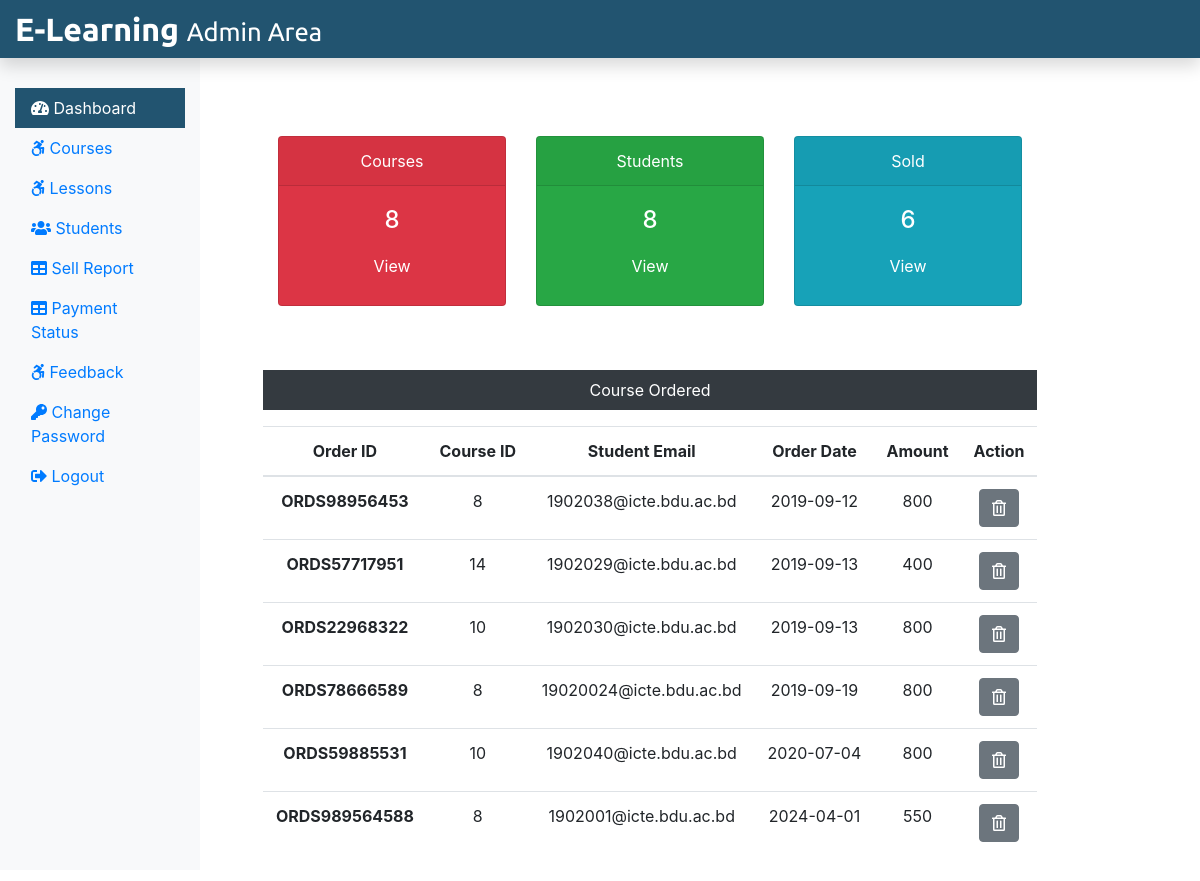
/ELearning/Admin/adminDashboard.php (signed in), run on the app's committed database.
### tables this page shows
CREATE TABLE `courseorder` (
  `co_id` int NOT NULL,
  `order_id` varchar(255) NOT NULL,
  `stu_email` varchar(255) NOT NULL,
  `course_id` int NOT NULL,
  `status` varchar(255) NOT NULL,
  `respmsg` text NOT NULL,
  `amount` int NOT NULL,
  `order_date` date NOT NULL
);

### ELearning/Admin/adminDashboard.php (the view, shortened to what this page needs)
<?php
include('./adminInclude/header.php');
include('../dbConnection.php');
$sql = "SELECT * FROM course";
$result = $conn->query($sql);
$totalcourse = $result->num_rows;
 $sql = "SELECT * FROM student";
 $result = $conn->query($sql);
 $totalstu = $result->num_rows;
 $sql = "SELECT * FROM courseorder";
 $result = $conn->query($sql);
 $totalsold = $result->num_rows;
?>
  <div class="col-sm-9 mt-5">
    <div class="row mx-5 text-center">
      <div class="col-sm-4 mt-5">
        <div class="card text-white bg-danger mb-3" style="max-width: 18rem;">
          <div class="card-header">Courses</div>
          <div class="card-body">
            <h4 class="card-title">
              <?php echo $totalcourse; ?>
            </h4>
            <a class="btn text-white" href="courses.php">View</a>
          </div>
        </div>
      </div>
      <div class="col-sm-4 mt-5">
        <div class="card text-white bg-success mb-3" style="max-width: 18rem;">
          <div class="card-header">Students</div>
          <div class="card-body">
            <h4 class="card-title">
              <?php echo $totalstu; ?>
            </h4>
            <a class="btn text-white" href="students.php">View</a>
          </div>
        </div>
      </div>
      <div class="col-sm-4 mt-5">
        <div class="card text-white bg-info mb-3" style="max-width: 18rem;">
          <div class="card-header">Sold</div>
          <div class="card-body">
            <h4 class="card-title">
              <?php echo $totalsold; ?>
            </h4>
            <a class="btn text-white" href="sellreport.php">View</a>
          </div>
        </div>
      </div>
    </div>
    <div class="mx-5 mt-5 text-center">
      <p class=" bg-dark text-white p-2">Course Ordered</p>
      <?php
      $sql = "SELECT * FROM courseorder";
      $result = $conn->query($sql);
      if($result->num_rows > 0){
  echo '<table class="table">
    <thead>
    <tr>
      <th scope="col">Order ID</th>
      <th scope="col">Course ID</th>
      <th scope="col">Student Email</th>
      <th scope="col">Order Date</th>
      <th scope="col">Amount</th>
      <th scope="col">Action</th>
    </tr>
    </thead>
    <tbody>';
    while($row = $result->fetch_assoc()){
    echo '<tr>';
      echo '<th scope="row">'.$row["order_id"].'</th>';
      echo '<td>'. $row["course_id"].'</td>';
      echo '<td>'.$row["stu_email"].'</td>';
      echo '<td>'.$row["order_date"].'</td>';
      echo '<td>'.$row["amount"].'</td>';
      echo '<td><form action="" method="POST" class="d-inline"><input type="hidden" name="id" value='. $row["co_id"] .'><button type="submit" class="btn btn-secondary" name="delete" value="Delete"><i class="far fa-trash-alt"></i></button></form></td>';
      echo '</tr>';
    }
  echo '</tbody>
  </table>';
  } else {
    echo "0 Result";
  }
  ?>
    </div>
  </div>
  </div>
  </div>
<?php
include('./adminInclude/footer.php');
?>

### data on the page
courseorder: order "ORDS98956453", course "8", stu_email "1902038@icte.bdu.ac.bd", order_date "2019-09-12", amount "800"
courseorder: order "ORDS57717951", course "14", stu_email "1902029@icte.bdu.ac.bd", order_date "2019-09-13", amount "400"
courseorder: order "ORDS22968322", course "10", stu_email "1902030@icte.bdu.ac.bd", order_date "2019-09-13", amount "800"
courseorder: order "ORDS78666589", course "8", stu_email "19020024@icte.bdu.ac.bd", order_date "2019-09-19", amount "800"
courseorder: order "ORDS59885531", course "10", stu_email "1902040@icte.bdu.ac.bd", order_date "2020-07-04", amount "800"
courseorder: order "ORDS989564588", course "8", stu_email "1902001@icte.bdu.ac.bd", order_date "2024-04-01", amount "550"

### other printed values
$totalcourse "8"
$totalstu "8"
$totalsold "6"
